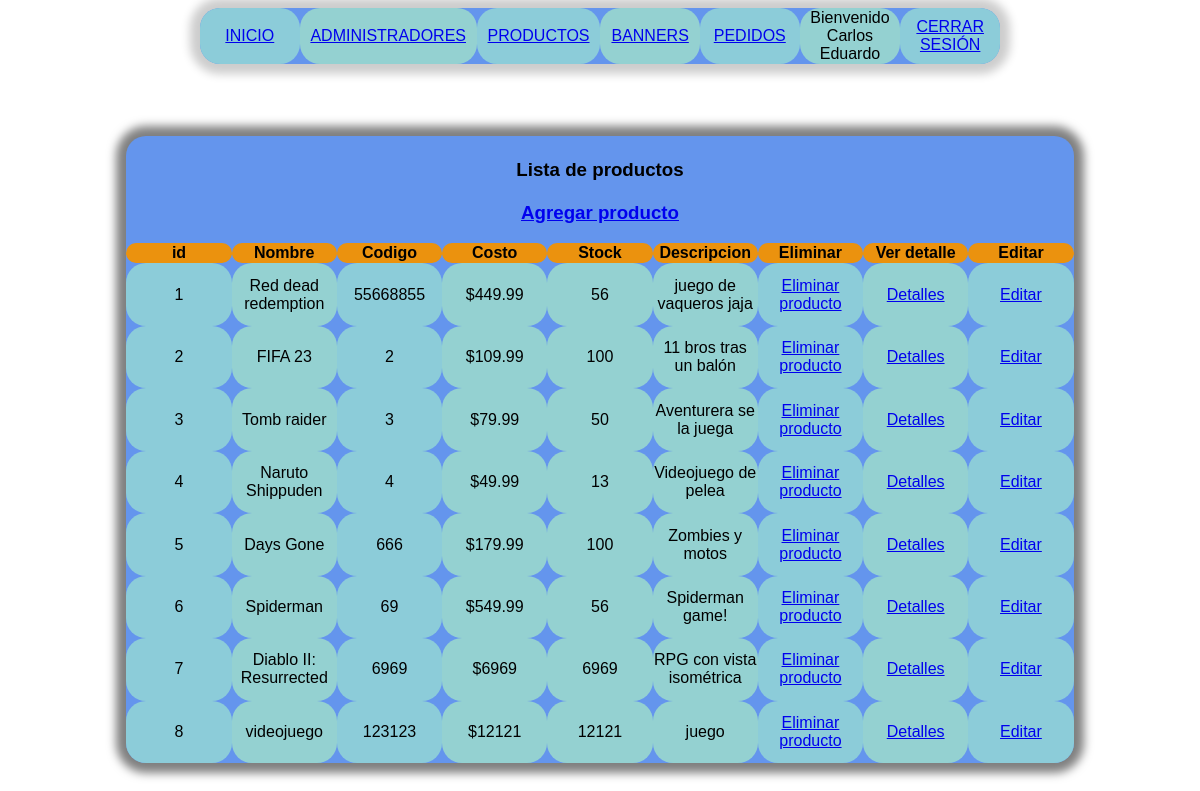
/Productos/productos_lista.php (signed in), run on the app's committed database.
### tables this page shows
CREATE TABLE `productos` (
  `id` int(11) NOT NULL,
  `nombre` varchar(128) NOT NULL,
  `codigo` varchar(32) NOT NULL,
  `descripcion` text NOT NULL,
  `costo` double NOT NULL,
  `stock` int(11) NOT NULL,
  `archivo_n` varchar(255) NOT NULL,
  `archivo` varchar(128) NOT NULL,
  `status` int(1) NOT NULL DEFAULT 1,
  `eliminado` int(1) NOT NULL DEFAULT 0
);

### Productos/productos_lista.php (the view, shortened to what this page needs)
<?php
$con = conecta();
include("Funciones/menu.php");
?>
<html>
    <head>
    </head>
    <body id="cuerpo">
    <table id="tabladatos">
        <thead>
            <tr>
                <br><td colspan="9" id="lista"><h3><br>Lista de productos</h3></td><br>
            </tr>
            <tr>
                <br><td colspan="9" id="lista"><h3><a href ="productos_alta.php">Agregar producto</a></h3></td><br>
            </tr>
            <tr>
                <th id="encabezado">id</th>
                <th id="encabezado">Nombre</th>
                <th id="encabezado">Codigo</th>
                <th id="encabezado">Costo</th>
                <th id="encabezado">Stock</th>
                <th id="encabezado">Descripcion</th>
                <th id="encabezado">Eliminar</th>
                <th id="encabezado">Ver detalle</th>
                <th id="encabezado">Editar</th>
            </tr>
        </thead>
        <tbody>
            <?php
            $sql = "SELECT * FROM productos WHERE status = 1 AND eliminado = 0";
            $res = $con->query($sql);
            while($row = $res->fetch_array()){
                $id = $row["id"];
                $nombre = $row["nombre"];
                $codigo = $row["codigo"];
                $descripcion = $row["descripcion"];
                $costo = $row["costo"];
			    $stock = $row["stock"];
            ?>
               <tr id="fila">
               <td id="celdas" style="background-color:hsl(190,50%,70%);"><?php echo "$id";?></td>
               <td id="celdas" style="background-color:hsl(180,40%,70%);"><?php echo "$nombre";?></td>
               <td id="celdas" style="background-color:hsl(190,50%,70%);"><?php echo "$codigo";?></td>
               <td id="celdas" style="background-color:hsl(180,40%,70%);"><?php echo "$$costo"; ?></td>
               <td id="celdas" style="background-color:hsl(180,40%,70%);"><?php echo "$stock"; ?></td>
               <td id="celdas" style="background-color:hsl(180,40%,70%);"><?php echo "$descripcion"; ?></td>
               <td id="celdas" style="background-color:hsl(190,50%,70%);"><a href="javascript:void(0);" class="borrar" onclick="EliminaAjax(<?php echo $id;?>);">Eliminar producto</a></td>
               <td id="celdas" style="background-color:hsl(180,40%,70%);"><?php echo "<a href=productos_detalle.php?id=+$id>Detalles</a>";?></td>
               <td id="celdas" style="background-color:hsl(190,50%,70%);"><?php echo "<a href=productos_editar.php?id=+$id>Editar</a>";?></td>
               </tr>
            <?php } ?>
        </tbody>
    </table>
    </body>
</html>

### Productos/Funciones/menu.php (shortened to what this page needs)
<?php
$nombre_temp = $_SESSION['nombre_temp'];
?>
    <table id="datatable">
        <tbody>
               <tr>
               <td id="cells" style="background-color:hsl(190,50%,70%);"><a href="bienvenido.php">INICIO</a></td>
               <td id="cells" style="background-color:hsl(180,40%,70%);"><a href="../Administrador/administradores_lista.php">ADMINISTRADORES</a></td>
               <td id="cells" style="background-color:hsl(190,50%,70%);"><a href="productos_lista.php">PRODUCTOS</a></td>
               <td id="cells" style="background-color:hsl(180,40%,70%);"><a href="../Banners/banners_lista.php">BANNERS</a></td>
               <td id="cells" style="background-color:hsl(190,50%,70%);"><a href="../Administrador/administradores_pedidos.php">PEDIDOS</a></td>
               <td id="cells" style="background-color:hsl(180,40%,70%);">Bienvenido <?php echo $nombre_temp;?></td>
               <td id="cells" style="background-color:hsl(190,50%,70%);"><a href="Funciones/cerrar.php">CERRAR SESIÓN</a></td>
               </tr>
        </tbody>
    </table>

### Productos/Funciones/menu.php (style rules this page uses)
#datatable { display: table; width: 800px; height: 50px; text-align: center; margin: 0 auto; border-spacing: 0; border-collapse: collapse; font-family: Arial; border-radius: 20px; background-color: cornflowerblue; box-shadow: 0 0 10px 10px rgba(0, 0, 0, 0.20); }
#cells { display: table-cell; width: 10%; height: 10%; text-align: center; margin: 0 auto; border-spacing: 0; border-collapse: collapse; font-family: Arial; border-radius: 20px; }

### Productos/productos_lista.php (style rules this page uses)
#tabladatos { display: table; width: 80%; height: 80%; text-align: center; margin: 0 auto; border-spacing: 0; border-collapse: collapse; font-family: Arial; border-radius: 20px; background-color: cornflowerblue; box-shadow: 0 0 10px 10px rgba(0, 0, 0, 0.5); }
#celdas { display: table-cell; width: 10%; height: 10%; text-align: center; margin: 0 auto; border-spacing: 0; border-collapse: collapse; font-family: Arial; border-radius: 20px; }
#lista { display: table-cell; text-align: center; margin: 1 auto; border-spacing: 0; border-collapse: collapse; font-family: Arial; border-radius: 20px; }
#encabezado { display: table-cell; background-color: #eb920e; border-radius: 20px; }
#cuerpo { background-image: url('https://images.wallpaperscraft.com/image/single/blue_backgrounds_solid_light_65833_2560x1440.jpg'); }

### data on the page
productos: id "1", nombre "Red dead redemption", codigo "55668855", costo "449.99", stock "56", descripcion "juego de vaqueros jaja"
productos: id "2", nombre "FIFA 23", codigo "2", costo "109.99", stock "100", descripcion "11 bros tras un balón"
productos: id "3", nombre "Tomb raider", codigo "3", costo "79.99", stock "50", descripcion "Aventurera se la juega"
productos: id "4", nombre "Naruto Shippuden", codigo "4", costo "49.99", stock "13", descripcion "Videojuego de pelea"
productos: id "5", nombre "Days Gone", codigo "666", costo "179.99", stock "100", descripcion "Zombies y motos"
productos: id "6", nombre "Spiderman", codigo "69", costo "549.99", stock "56", descripcion "Spiderman game!"
productos: id "7", nombre "Diablo II: Resurrected", codigo "6969", costo "6969", stock "6969", descripcion "RPG con vista isométrica"
productos: id "8", nombre "videojuego", codigo "123123", costo "12121", stock "12121", descripcion "juego"

### other printed values
$nombre_temp "Carlos Eduardo"
